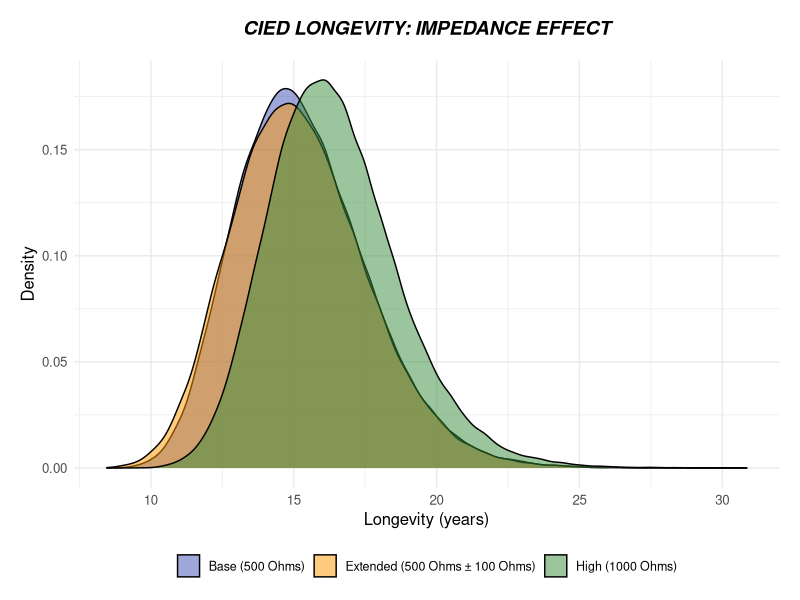

The R source for this figure:
## ---- chunk 1
library(tidyverse)     
library(knitr)         
library(kableExtra)    

set.seed(400) 

## ---- chunk 2

#Pacing Current Function
i_pacing <- function(v, pw_ms, r_ohm, hr = 60, 
                      pace_fraction = 0.3){
  # Convert Pulse width to seconds
  pw_sec  <- pw_ms / 1000
  
  # Current during pulse
  i_pulse <- v / r_ohm
  
  # Charge per pulse in Coulombs
  q       <- i_pulse * pw_sec
  
  # Convert to microcoulombs
  q_micro <- q * 1e6
  
  # Average current over 1 minute
  i_avg_microamps <- (q_micro * hr * pace_fraction)/60
  return(i_avg_microamps)
}

#PCI + Longevity Function
long <- function(i_background, i_pacing, 
                 i_options, c_mah){
  # Convert battery capacity from mAh to µAh
  c_uah      <- c_mah * 1000
  # Total current in µA
  i_total    <- i_background + i_pacing + 
    i_options
  # Power Consumption Index (PCI)
  PCI        <- i_total / c_uah
  # Longevity in hours
  long_hours <- 1 / PCI
  # Longevity in years
  long_years <- long_hours / 8760
  return(list(
    i_total = i_total,
    PCI = PCI,
    years = long_years))
  }

## ---- chunk 3

#### 1) Simulation

set.seed(400)
n_patients <- 100000

# Patient condition (indication)
condition <- sample(c("SND", "AVB"), n_patients, replace = TRUE, prob = c(0.6, 0.4))
hr <- pmin(pmax(rnorm(n_patients, 60, 5), 40), 90)

# Pacing percentages (as fractions 0-1)
ventricular_pacing <- ifelse(condition == "SND",
                            rnorm(n_patients, 0.29, 0.08),   # 29% ± 8% for SND
                            rnorm(n_patients, 0.90, 0.05))   # 90% ± 5% for AVB
ventricular_pacing <- pmin(pmax(ventricular_pacing, 0), 1)  # Clamp to 0-1

# Device parameters
c_mah <- pmax(rnorm(n_patients, 1000, 80), 800)        # Battery capacity
i_background <- pmax(rnorm(n_patients, 6.5, 0.7), 4)   # Background current

# Options current 
i_options <- rep(0, n_patients)  # Set to 0 to simplify

# Create patient data
sim_data <- tibble(
  id = 1:n_patients,
  condition,
  hr,
  ventricular_pacing,
  c_mah,
  i_background,
  i_options
)


## ---- chunk 4

#### 2) Base scenario (fixed impedance = 500 Ohms)


sim_base <- sim_data %>%
  mutate(
    impedance = 500,
    i_pacing = i_pacing(2.5, 0.4, impedance, hr, ventricular_pacing),
    i_total = i_background + i_pacing + i_options,
    PCI = i_total / (c_mah * 1000),
    long_years = 1 / PCI / 8760,
    scenario = "Base (500 Ohms)"
  )

## ---- chunk 5

#### 3.1) Extended scenario (variable lead impedance)

sim_extended <- sim_data %>%
  mutate(
    impedance = pmax(rnorm(n_patients, 500, 100), 200),
    i_pacing = i_pacing(2.5, 0.4, impedance, hr, ventricular_pacing),
    i_total = i_background + i_pacing + i_options,
    PCI = i_total / (c_mah * 1000),
    long_years = 1 / PCI / 8760,
    scenario = "Extended (500 Ohms ± 100 Ohms)"
  )

## ---- chunk 6

#### 3.2) 1000 Ohms scenario

sim_high_imp <- sim_data %>%
  mutate(
    impedance = 1000,
    i_pacing = i_pacing(2.5, 0.4, impedance, hr, ventricular_pacing),
    i_total = i_background + i_pacing + i_options,
    PCI = i_total / (c_mah * 1000),
    long_years = 1 / PCI / 8760,
    scenario = "High (1000 Ohms)"
  )
## ---- chunk 7

#### 4) Summarize longevity distributions (table)

results <- bind_rows(
  select(sim_base, id, condition, long_years, scenario),
  select(sim_extended, id, condition, long_years, scenario),
  select(sim_high_imp, id, condition, long_years, scenario)

)

results$scenario <- factor(results$scenario,
  levels = c("Base (500 Ohms)", 
             "Extended (500 Ohms ± 100 Ohms)", 
             "High (1000 Ohms)"))


summary_tbl <- results %>%
  group_by(scenario) %>%
  summarise(
    mean_years = mean(long_years),
    median_years = median(long_years),
    sd_years = sd(long_years),
    q1 = quantile(long_years, 0.25),
    q3 = quantile(long_years, 0.75),
    n = n()
  )

# Summary table
summary_display <- summary_tbl %>%
  mutate(
    n = format(n, big.mark = ",", scientific = FALSE)  
  ) %>%
  rename(
    Scenario = scenario,
    Mean = mean_years,
    Median = median_years,
    SD = sd_years,
    Q1 = q1,
    Q3 = q3,
    N = n
  )

kable(summary_display, 
      digits = 2,
      align = c('l', rep('c', 6)))

## ---- chunk 8

#### 5) Statistical test (t-test) to confirm significance

t_test_result <- t.test(
  filter(results, scenario == "Base (500 Ohms)")$long_years,
  filter(results, scenario == "Extended (500 Ohms ± 100 Ohms)")$long_years
)

t_test_high <- t.test(
  filter(results, scenario == "Base (500 Ohms)")$long_years,
  filter(results, scenario == "High (1000 Ohms)")$long_years
)

cat("**T-test Results:**\n\n")
cat("Base vs Extended (±100 Ohms):\n")
cat(sprintf("  t(%.0f) = %.2f, p = %.2e\n", 
            t_test_result$parameter, t_test_result$statistic, t_test_result$p.value))
cat(sprintf("  Mean difference = %.3f years\n\n", diff(t_test_result$estimate)))

cat("Base vs High (1000 Ohms):\n")
cat(sprintf("  t(%.0f) = %.2f, p < 2.2e-16\n", 
            t_test_high$parameter, t_test_high$statistic))
cat(sprintf("  Mean difference = %.3f years", diff(t_test_high$estimate)))
## ---- chunk 9

#### 6) Plot longevity distributions 

ggplot(results, aes(x = long_years, fill = scenario)) +
  geom_density(alpha = 0.5) +
  scale_fill_manual(values = c("#3F51B5", "#FF9800", "#388E3C")) +
  labs(
    title = "CIED LONGEVITY: IMPEDANCE EFFECT",
    x = "Longevity (years)",
    y = "Density"
  ) +
  theme_minimal(base_size = 12) +
  theme(
    plot.title = element_text(size = 14, face = "bold.italic", hjust = 0.5,
                              margin = margin(b = 15)),  # BOLD.ITALIC
    legend.position = "bottom",
    legend.text = element_text(size = 9),
    plot.margin = margin(15, 15, 10, 15)
  ) +
  guides(fill = guide_legend(nrow = 1, title = NULL))
